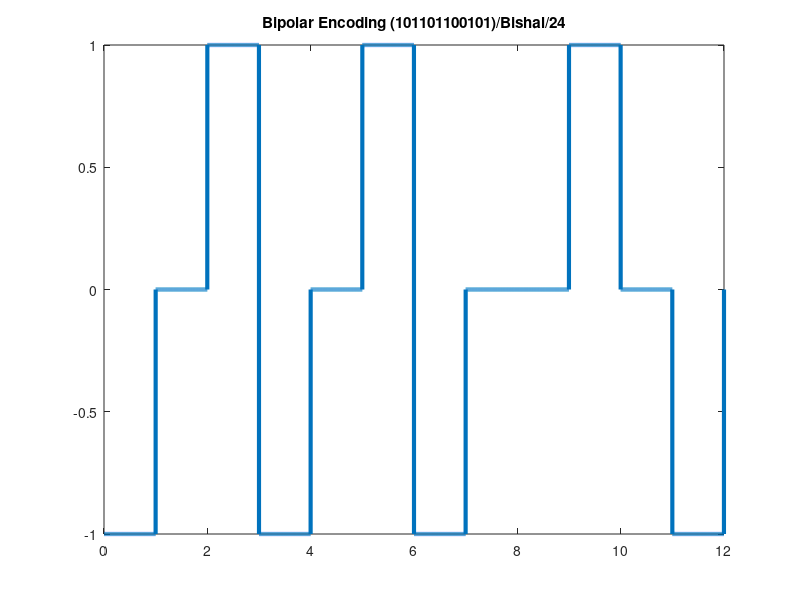

Here is the MATLAB script that generated this plot:
clc;
clear all;
close all;
bits = [1 0 1 1 0 1 1 0 0 1 0 1];
bitrate = 1;
n = 1000;
T = length(bits)/bitrate;
N = n*length(bits);
dt = T/N;
t = 0:dt:T;
x = zeros(1,length(t));
lastbit = 1;
for i=1:length(bits)
if bits(i)==1
x((i-1)*n+1:i*n) = -lastbit;
lastbit = -lastbit;
end;
end;
plot(t, x, 'Linewidth', 3);
counter = 0;
lastbit = 1;
for i = 1:length(t)
if t(i)>counter
counter = counter + 1;
if x(i)==-lastbit
result(counter) = 1;
lastbit = -lastbit;
else result(counter) = 0;
end;
end;
end;
title('Bipolar Encoding (101101100101)/Bishal/24'); 
disp(result);
 
